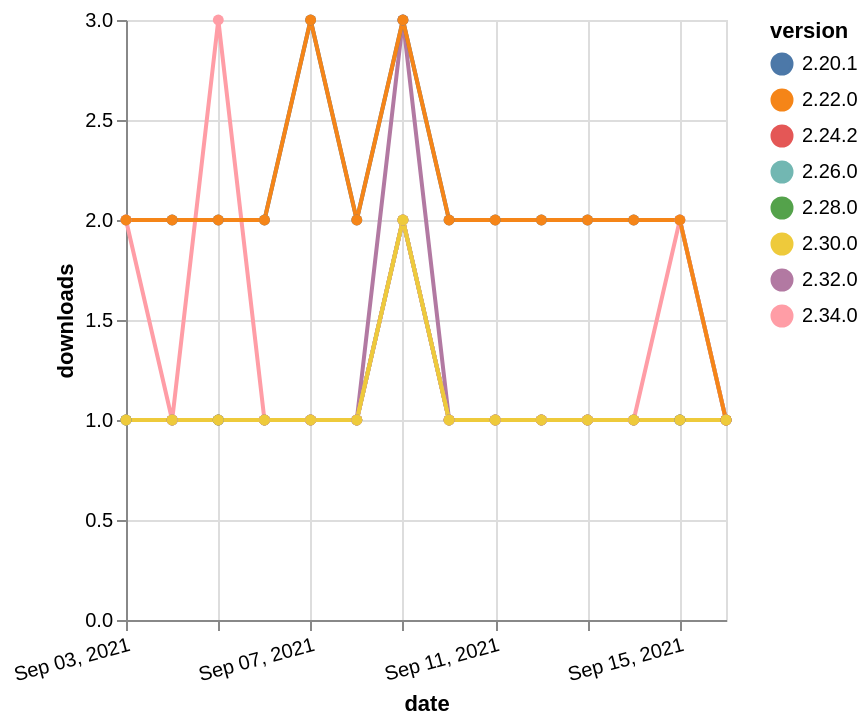

Write the Vega-Lite specification saved for this chart.
### Vega-Lite specification from a JSON file in a GitHub repository (floating-point values rounded to 4 significant figures)
{"$schema": "https://vega.github.io/schema/vega-lite/v5.json", "description": "A simple bar chart with embedded data.", "data": {"values": [{"date": "2021-09-03", "total": 200, "delta": 1, "version": "2.32.0"}, {"date": "2021-09-04", "total": 201, "delta": 1, "version": "2.32.0"}, {"date": "2021-09-05", "total": 202, "delta": 1, "version": "2.32.0"}, {"date": "2021-09-06", "total": 203, "delta": 1, "version": "2.32.0"}, {"date": "2021-09-07", "total": 204, "delta": 1, "version": "2.32.0"}, {"date": "2021-09-08", "total": 205, "delta": 1, "version": "2.32.0"}, {"date": "2021-09-09", "total": 208, "delta": 3, "version": "2.32.0"}, {"date": "2021-09-10", "total": 209, "delta": 1, "version": "2.32.0"}, {"date": "2021-09-11", "total": 210, "delta": 1, "version": "2.32.0"}, {"date": "2021-09-12", "total": 211, "delta": 1, "version": "2.32.0"}, {"date": "2021-09-13", "total": 212, "delta": 1, "version": "2.32.0"}, {"date": "2021-09-14", "total": 213, "delta": 1, "version": "2.32.0"}, {"date": "2021-09-15", "total": 214, "delta": 1, "version": "2.32.0"}, {"date": "2021-09-16", "total": 215, "delta": 1, "version": "2.32.0"}, {"date": "2021-09-03", "total": 196, "delta": 1, "version": "2.28.0"}, {"date": "2021-09-04", "total": 197, "delta": 1, "version": "2.28.0"}, {"date": "2021-09-05", "total": 198, "delta": 1, "version": "2.28.0"}, {"date": "2021-09-06", "total": 199, "delta": 1, "version": "2.28.0"}, {"date": "2021-09-07", "total": 200, "delta": 1, "version": "2.28.0"}, {"date": "2021-09-08", "total": 201, "delta": 1, "version": "2.28.0"}, {"date": "2021-09-09", "total": 203, "delta": 2, "version": "2.28.0"}, {"date": "2021-09-10", "total": 204, "delta": 1, "version": "2.28.0"}, {"date": "2021-09-11", "total": 205, "delta": 1, "version": "2.28.0"}, {"date": "2021-09-12", "total": 206, "delta": 1, "version": "2.28.0"}, {"date": "2021-09-13", "total": 207, "delta": 1, "version": "2.28.0"}, {"date": "2021-09-14", "total": 208, "delta": 1, "version": "2.28.0"}, {"date": "2021-09-15", "total": 209, "delta": 1, "version": "2.28.0"}, {"date": "2021-09-16", "total": 210, "delta": 1, "version": "2.28.0"}, {"date": "2021-09-03", "total": 247, "delta": 1, "version": "2.24.2"}, {"date": "2021-09-04", "total": 248, "delta": 1, "version": "2.24.2"}, {"date": "2021-09-05", "total": 249, "delta": 1, "version": "2.24.2"}, {"date": "2021-09-06", "total": 250, "delta": 1, "version": "2.24.2"}, {"date": "2021-09-07", "total": 251, "delta": 1, "version": "2.24.2"}, {"date": "2021-09-08", "total": 252, "delta": 1, "version": "2.24.2"}, {"date": "2021-09-09", "total": 254, "delta": 2, "version": "2.24.2"}, {"date": "2021-09-10", "total": 255, "delta": 1, "version": "2.24.2"}, {"date": "2021-09-11", "total": 256, "delta": 1, "version": "2.24.2"}, {"date": "2021-09-12", "total": 257, "delta": 1, "version": "2.24.2"}, {"date": "2021-09-13", "total": 258, "delta": 1, "version": "2.24.2"}, {"date": "2021-09-14", "total": 259, "delta": 1, "version": "2.24.2"}, {"date": "2021-09-15", "total": 260, "delta": 1, "version": "2.24.2"}, {"date": "2021-09-16", "total": 261, "delta": 1, "version": "2.24.2"}, {"date": "2021-09-03", "total": 203, "delta": 1, "version": "2.26.0"}, {"date": "2021-09-04", "total": 204, "delta": 1, "version": "2.26.0"}, {"date": "2021-09-05", "total": 205, "delta": 1, "version": "2.26.0"}, {"date": "2021-09-06", "total": 206, "delta": 1, "version": "2.26.0"}, {"date": "2021-09-07", "total": 207, "delta": 1, "version": "2.26.0"}, {"date": "2021-09-08", "total": 208, "delta": 1, "version": "2.26.0"}, {"date": "2021-09-09", "total": 210, "delta": 2, "version": "2.26.0"}, {"date": "2021-09-10", "total": 211, "delta": 1, "version": "2.26.0"}, {"date": "2021-09-11", "total": 212, "delta": 1, "version": "2.26.0"}, {"date": "2021-09-12", "total": 213, "delta": 1, "version": "2.26.0"}, {"date": "2021-09-13", "total": 214, "delta": 1, "version": "2.26.0"}, {"date": "2021-09-14", "total": 215, "delta": 1, "version": "2.26.0"}, {"date": "2021-09-15", "total": 216, "delta": 1, "version": "2.26.0"}, {"date": "2021-09-16", "total": 217, "delta": 1, "version": "2.26.0"}, {"date": "2021-09-03", "total": 2352, "delta": 2, "version": "2.20.1"}, {"date": "2021-09-04", "total": 2354, "delta": 2, "version": "2.20.1"}, {"date": "2021-09-05", "total": 2356, "delta": 2, "version": "2.20.1"}, {"date": "2021-09-06", "total": 2358, "delta": 2, "version": "2.20.1"}, {"date": "2021-09-07", "total": 2361, "delta": 3, "version": "2.20.1"}, {"date": "2021-09-08", "total": 2363, "delta": 2, "version": "2.20.1"}, {"date": "2021-09-09", "total": 2366, "delta": 3, "version": "2.20.1"}, {"date": "2021-09-10", "total": 2368, "delta": 2, "version": "2.20.1"}, {"date": "2021-09-11", "total": 2370, "delta": 2, "version": "2.20.1"}, {"date": "2021-09-12", "total": 2372, "delta": 2, "version": "2.20.1"}, {"date": "2021-09-13", "total": 2374, "delta": 2, "version": "2.20.1"}, {"date": "2021-09-14", "total": 2376, "delta": 2, "version": "2.20.1"}, {"date": "2021-09-15", "total": 2378, "delta": 2, "version": "2.20.1"}, {"date": "2021-09-16", "total": 2379, "delta": 1, "version": "2.20.1"}, {"date": "2021-09-03", "total": 123, "delta": 2, "version": "2.34.0"}, {"date": "2021-09-04", "total": 124, "delta": 1, "version": "2.34.0"}, {"date": "2021-09-05", "total": 127, "delta": 3, "version": "2.34.0"}, {"date": "2021-09-06", "total": 128, "delta": 1, "version": "2.34.0"}, {"date": "2021-09-07", "total": 129, "delta": 1, "version": "2.34.0"}, {"date": "2021-09-08", "total": 130, "delta": 1, "version": "2.34.0"}, {"date": "2021-09-09", "total": 132, "delta": 2, "version": "2.34.0"}, {"date": "2021-09-10", "total": 133, "delta": 1, "version": "2.34.0"}, {"date": "2021-09-11", "total": 134, "delta": 1, "version": "2.34.0"}, {"date": "2021-09-12", "total": 135, "delta": 1, "version": "2.34.0"}, {"date": "2021-09-13", "total": 136, "delta": 1, "version": "2.34.0"}, {"date": "2021-09-14", "total": 137, "delta": 1, "version": "2.34.0"}, {"date": "2021-09-15", "total": 139, "delta": 2, "version": "2.34.0"}, {"date": "2021-09-16", "total": 140, "delta": 1, "version": "2.34.0"}, {"date": "2021-09-03", "total": 2337, "delta": 2, "version": "2.22.0"}, {"date": "2021-09-04", "total": 2339, "delta": 2, "version": "2.22.0"}, {"date": "2021-09-05", "total": 2341, "delta": 2, "version": "2.22.0"}, {"date": "2021-09-06", "total": 2343, "delta": 2, "version": "2.22.0"}, {"date": "2021-09-07", "total": 2346, "delta": 3, "version": "2.22.0"}, {"date": "2021-09-08", "total": 2348, "delta": 2, "version": "2.22.0"}, {"date": "2021-09-09", "total": 2351, "delta": 3, "version": "2.22.0"}, {"date": "2021-09-10", "total": 2353, "delta": 2, "version": "2.22.0"}, {"date": "2021-09-11", "total": 2355, "delta": 2, "version": "2.22.0"}, {"date": "2021-09-12", "total": 2357, "delta": 2, "version": "2.22.0"}, {"date": "2021-09-13", "total": 2359, "delta": 2, "version": "2.22.0"}, {"date": "2021-09-14", "total": 2361, "delta": 2, "version": "2.22.0"}, {"date": "2021-09-15", "total": 2363, "delta": 2, "version": "2.22.0"}, {"date": "2021-09-16", "total": 2364, "delta": 1, "version": "2.22.0"}, {"date": "2021-09-03", "total": 164, "delta": 1, "version": "2.30.0"}, {"date": "2021-09-04", "total": 165, "delta": 1, "version": "2.30.0"}, {"date": "2021-09-05", "total": 166, "delta": 1, "version": "2.30.0"}, {"date": "2021-09-06", "total": 167, "delta": 1, "version": "2.30.0"}, {"date": "2021-09-07", "total": 168, "delta": 1, "version": "2.30.0"}, {"date": "2021-09-08", "total": 169, "delta": 1, "version": "2.30.0"}, {"date": "2021-09-09", "total": 171, "delta": 2, "version": "2.30.0"}, {"date": "2021-09-10", "total": 172, "delta": 1, "version": "2.30.0"}, {"date": "2021-09-11", "total": 173, "delta": 1, "version": "2.30.0"}, {"date": "2021-09-12", "total": 174, "delta": 1, "version": "2.30.0"}, {"date": "2021-09-13", "total": 175, "delta": 1, "version": "2.30.0"}, {"date": "2021-09-14", "total": 176, "delta": 1, "version": "2.30.0"}, {"date": "2021-09-15", "total": 177, "delta": 1, "version": "2.30.0"}, {"date": "2021-09-16", "total": 178, "delta": 1, "version": "2.30.0"}]}, "width": "container", "mark": {"type": "line", "point": {"filled": true}}, "encoding": {"x": {"field": "date", "type": "temporal", "timeUnit": "yearmonthdate", "title": "date", "axis": {"labelAngle": -15}}, "y": {"field": "delta", "type": "quantitative", "title": "downloads"}, "color": {"field": "version", "type": "nominal"}, "tooltip": {"field": "delta"}}}
